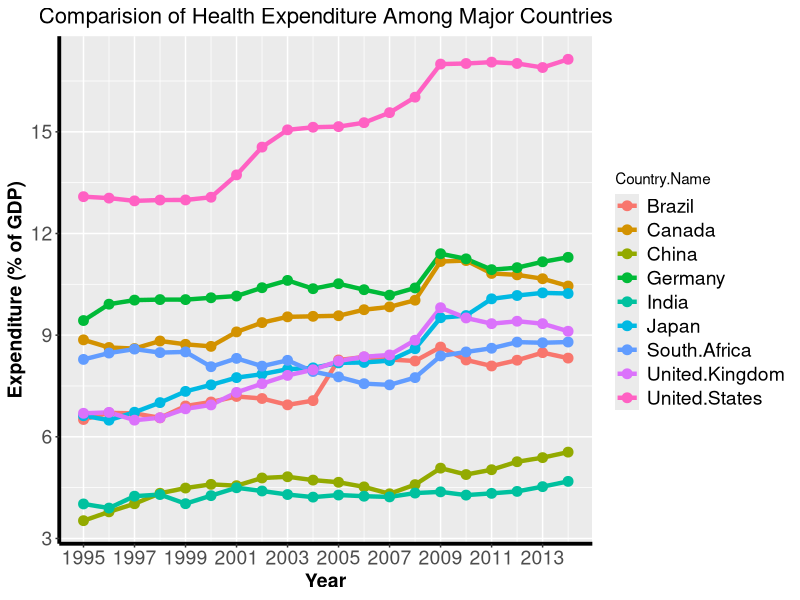
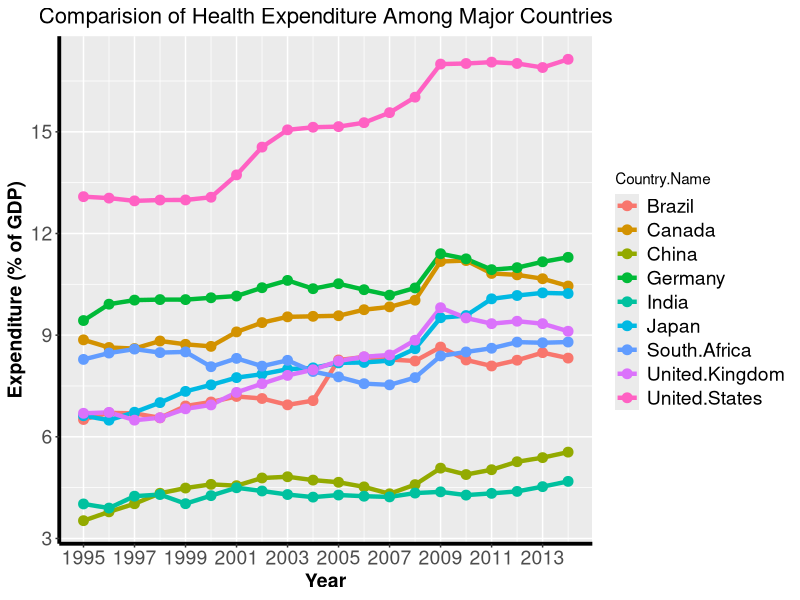

The R script that drew these images, in order:
## ---- chunk 1
library(ggplot2)
library(reshape2)
## ---- chunk 2
data = read.csv("majorcountries_health_expenditure.csv", head=TRUE)
head(data)
## ---- chunk 3
meltdf <- melt(data, id="Year", variable.name="Country.Name", value.name = "Health.Expenditure")
g <- ggplot(meltdf,aes(x=Year,y=Health.Expenditure,colour=Country.Name)) + geom_line(size=1.5)
g + xlab("Year") + ylab("Expenditure (% of GDP)") + geom_point(shape=19, size=3) + 
ggtitle("Comparision of Health Expenditure Among Major Countries") + 
theme(plot.title = element_text(hjust = 0.5, size=16),legend.text = element_text(size=14),
      axis.title=element_text(size=14,face="bold"),
      axis.text = element_text(size=14),
      axis.line = element_line(color="black", size = 1.3)) +
scale_y_continuous(breaks=seq(3,18,3)) +
scale_x_continuous(breaks=seq(1995,2015,2))

 ggsave("majorcountires_ggplot2.png")
